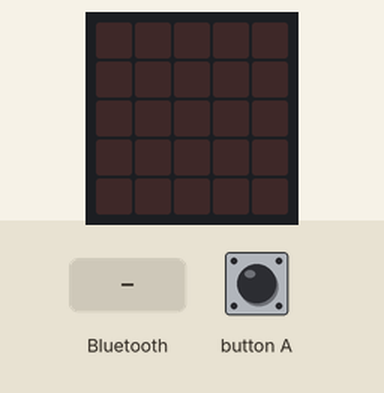
This program was run on a simulated BBC micro:bit (MakeCode). On the bench: the board's 5×5 LED display. Inputs (shaded band) come from the test bench. USB keyboard and mouse output is not drawn.

Above: at 1.2 s.
1.3 s: a phone connects over Bluetooth
At 2.5 s:
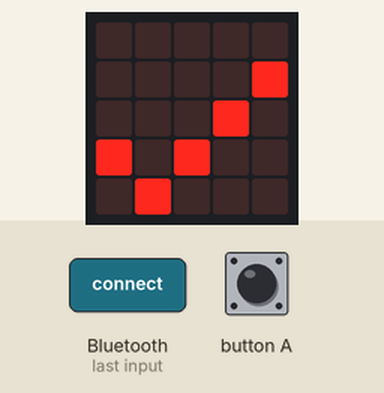
2.8 s: a phone disconnects over Bluetooth
At 3.7 s:
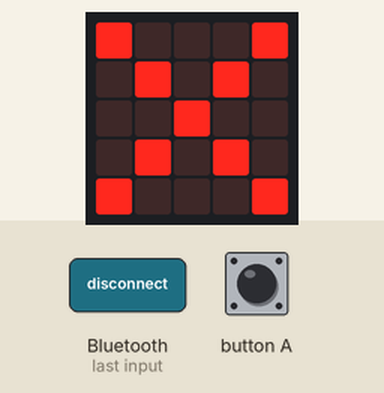
Timing chart, 0 to 5.8 s (numbered marks = the images above; inputs shaded):
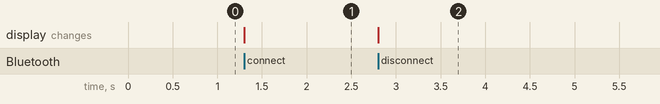

The program:

main.ts
```typescript
bluetooth.onBluetoothConnected(function () {
    basic.showIcon(IconNames.Yes)
    keyboard.startKeyboardService()
})
bluetooth.onBluetoothDisconnected(function () {
    basic.showIcon(IconNames.No)
})
input.onButtonPressed(Button.A, function () {
    keyboard.sendString("w")
})
basic.forever(function () {

})
```

test.ts
```typescript
// aquí va el archivo "tests"; esto no se compilará cuando este paquete se utilice como una extensión.
```

Measured:
- after the input at 1.3 s, the display: changes at once (image 1)
- after the input at 2.8 s, the display: changes at once (image 2)
